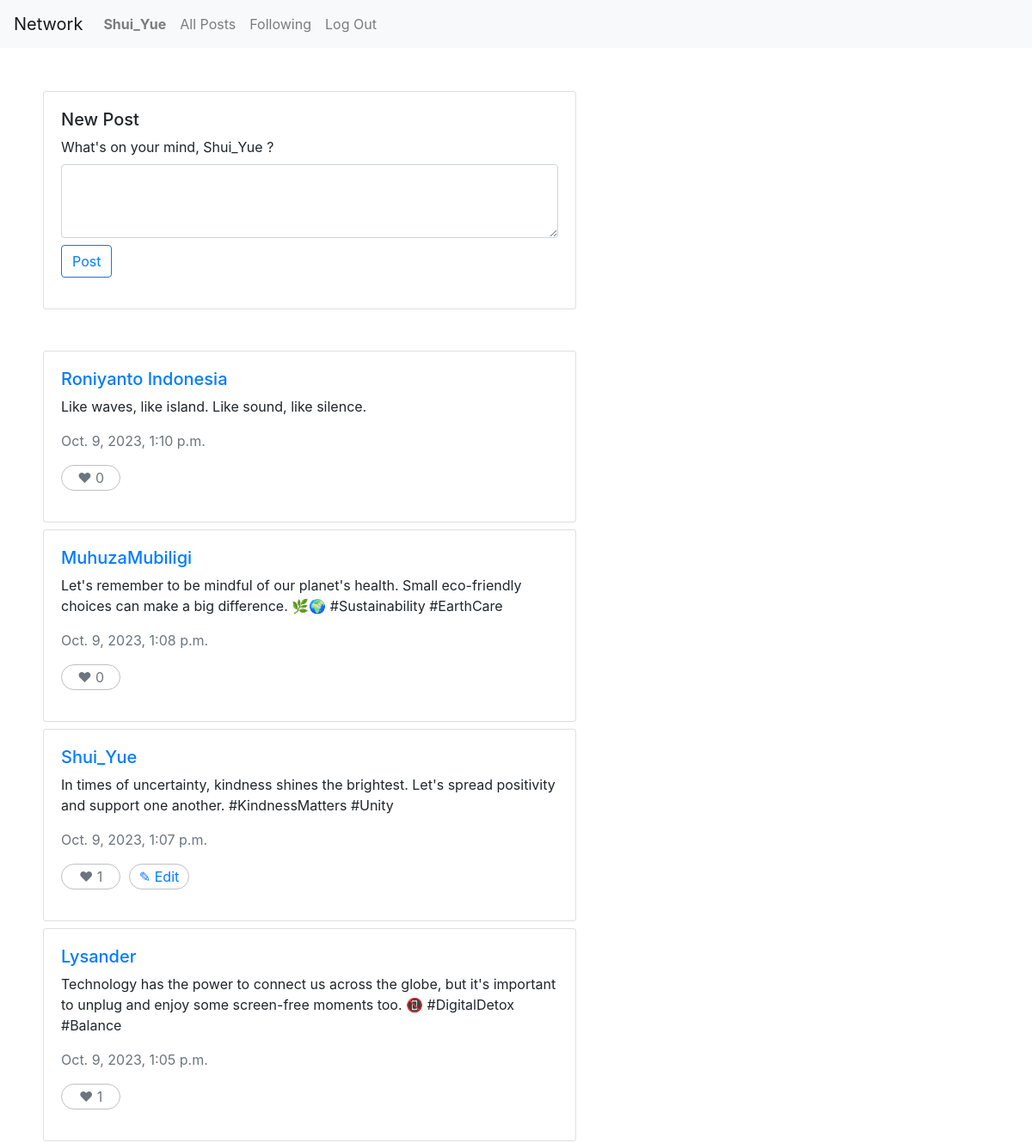
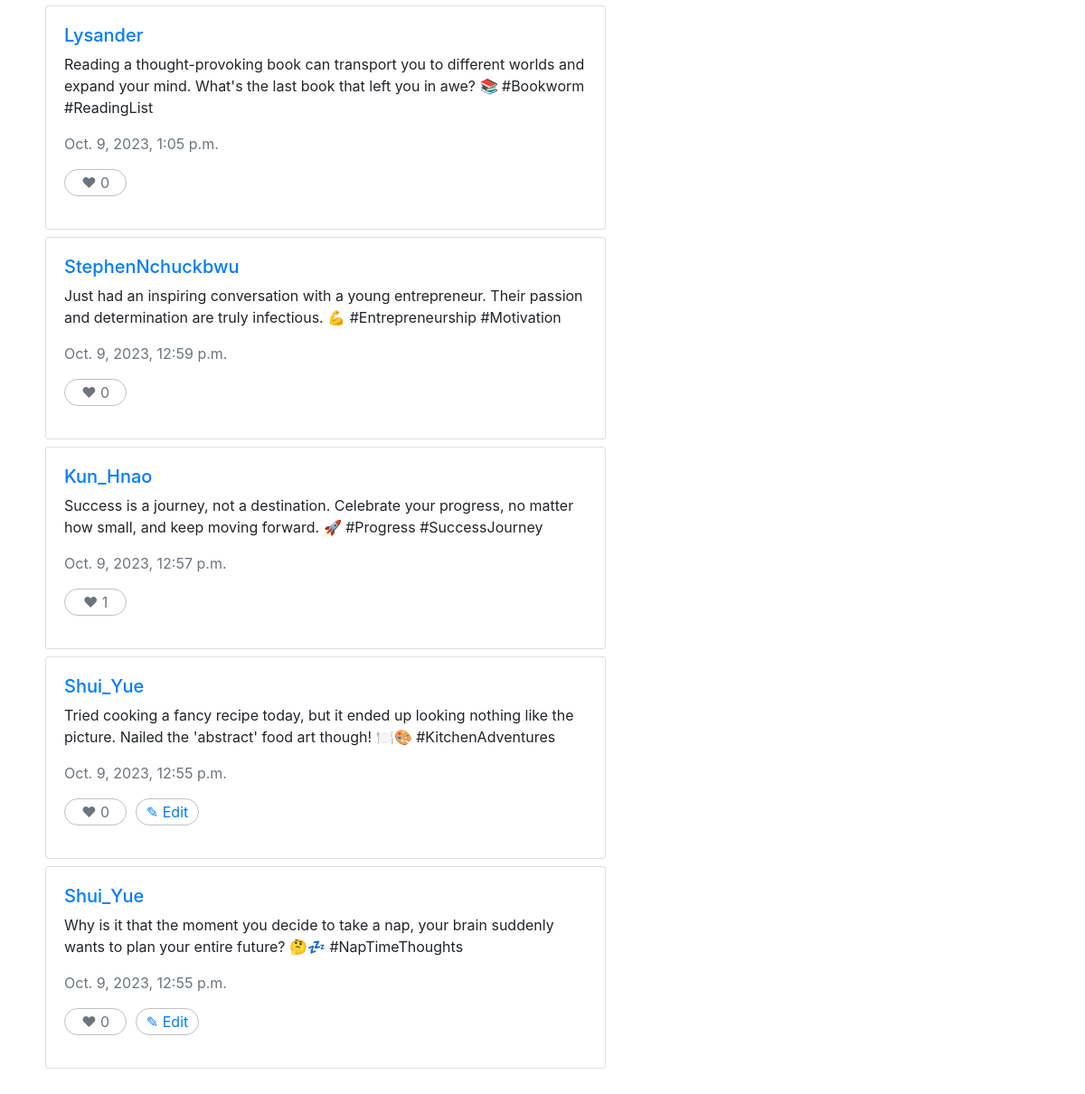
/ (signed in), run on the app's committed database (2 pictures, top to bottom).
### network/models.py (models this page shows)
class User(AbstractUser):
    pass

class Post(models.Model):
    content = models.CharField(max_length=500)
    author = models.CharField(max_length=64)
    timestamp = models.DateTimeField(auto_now_add=True)
    likes = models.IntegerField()
    class Meta:
        ordering = ['-timestamp']

### network/views.py (the view)
# urls.py: path("", views.index, name="index"),
def index(request):
    posts = Post.objects.all()
    paginator = Paginator(posts, 10)
    page_num = request.GET.get('page', 1)
    try:
        page_obj = paginator.page(page_num)
    except PageNotAnInteger:
        page_obj = paginator.page(1)
    except EmptyPage:
        page_obj = paginator.page(paginator.num_pages)
    return render(request, "network/index.html", {
        "posts": page_obj
    })

### network/templates/network/index.html (shortened to what this page needs)
{% extends "network/layout.html" %}
{% block body %}
<div class="new-post card mb-5">
    <div class="card-body">
        <h5>New Post</h5>
        <form action="/new" method="post">
            <div class="mb-2">
                <label for="exampleFormControlTextarea1" class="form-label">What's on your mind, {{ user.username }} ?</label>
                <textarea class="form-control" name="content" id="exampleFormControlTextarea1" rows="3"></textarea>
            </div>
            <div class="mb-3">
                <button type="submit" class="btn btn-outline-primary">Post</button>
            </div>
        </form>
    </div>
</div>
{% for post in posts %}
<div class="post card mt-2">
    <div class="card-body">
        <a href="/profile/{{ post.author }}">
            <h5>{{ post.author }}</h5>
        </a>
        <p> {{ post.content }} </p>
        <p class="text-muted">{{ post.timestamp }}</p>
        <div style="display: flex;">
            <p class="text-muted" onclick="like_post('{{ post.id }}');"
            style="border: 1px solid silver;
                    border-radius: 50px;
                    width: 12%;
                    padding: 2px;
                    text-align: center;
                    margin-right: 10px;
                    cursor: pointer;">
                    &#10084;
                    <span id="like-no-{{ post.id }}">{{ post.likes }}</span>
            </p>
            {% if post.author == user.username %}
                <p class="text-muted" id="edit-btn"
                style="border: 1px solid silver;
                        border-radius: 50px;
                        width: 12%;
                        padding: 2px;
                        text-align: center;">
                    <a href="/edit/{{ post.id }}"> &#9998; Edit </a>
                </p>
            {% endif %}
        </div>
    </div>
</div>
{% empty %}
No Posts to load.
{% endfor %}
<br>
{% endblock %}

### network/templates/network/layout.html (shortened to what this page needs)
{% load static %}
<!DOCTYPE html>
<html lang="en">
<head>
    <link rel="stylesheet" href="https://stackpath.bootstrapcdn.com/bootstrap/4.4.1/css/bootstrap.min.css"
>
    <link href="{% static 'network/styles.css' %}" rel="stylesheet">
</head>
<body>
    <nav class="navbar navbar-expand-lg navbar-light bg-light">
        <a class="navbar-brand" href="#">Network</a>
        <div>
            <ul class="navbar-nav mr-auto">
                {% if user.is_authenticated %}
                <li class="nav-item">
                    <a class="nav-link" href="#"><strong>{{ request.user.username }}</strong></a>
                </li>
                {% endif %}
                <li class="nav-item">
                    <a class="nav-link" href="{% url 'index' %}">All Posts</a>
                </li>
                {% if user.is_authenticated %}
                <li class="nav-item">
                    <a class="nav-link" href="#">Following</a>
                </li>
                <li class="nav-item">
                    <a class="nav-link" href="{% url 'logout' %}">Log Out</a>
                </li>
                {% endif %}
            </ul>
        </div>
    </nav>
    <div class="body">
        {% block body %}
        {% endblock %}
    </div>
</body>
</html>

### network/static/network/styles.css (style rules this page uses)
.body { padding: 50px; width: 60%; }

### data on the page
User: user.username "Shui_Yue", username "Shui_Yue"
Post: author "Roniyanto Indonesia", content "Like waves, like island. Like sound, like silence.", timestamp "Oct. 9, 2023, 1:10 p.m.", likes "0"
Post: author "MuhuzaMubiligi", content "Let's remember to be mindful of our planet's health. Small eco-friendly choices can make a big difference. 🌿🌍 #Sustainability #EarthCare", timestamp "Oct. 9, 2023, 1:08 p.m.", likes "0"
Post: author "Shui_Yue", content "In times of uncertainty, kindness shines the brightest. Let's spread positivity and support one another. #KindnessMatters #Unity", timestamp "Oct. 9, 2023, 1:07 p.m.", likes "1"
Post: author "Lysander", content "Technology has the power to connect us across the globe, but it's important to unplug and enjoy some screen-free moments too. 📵 #DigitalDetox #Balance", timestamp "Oct. 9, 2023, 1:05 p.m.", likes "1"
Post: author "Lysander", content "Reading a thought-provoking book can transport you to different worlds and expand your mind. What's the last book that left you in awe? 📚 #Bookworm #ReadingList", timestamp "Oct. 9, 2023, 1:05 p.m.", likes "0"
Post: author "StephenNchuckbwu", content "Just had an inspiring conversation with a young entrepreneur. Their passion and determination are truly infectious. 💪 #Entrepreneurship #Motivation", timestamp "Oct. 9, 2023, 12:59 p.m.", likes "0"
Post: author "Kun_Hnao", content "Success is a journey, not a destination. Celebrate your progress, no matter how small, and keep moving forward. 🚀 #Progress #SuccessJourney", timestamp "Oct. 9, 2023, 12:57 p.m.", likes "1"
Post: author "Shui_Yue", content "Tried cooking a fancy recipe today, but it ended up looking nothing like the picture. Nailed the 'abstract' food art though! 🍽️🎨 #KitchenAdventures", timestamp "Oct. 9, 2023, 12:55 p.m.", likes "0"
Post: author "Shui_Yue", content "Why is it that the moment you decide to take a nap, your brain suddenly wants to plan your entire future? 🤔💤 #NapTimeThoughts", timestamp "Oct. 9, 2023, 12:55 p.m.", {{ post.id }} 1 (drawn), likes "0"
